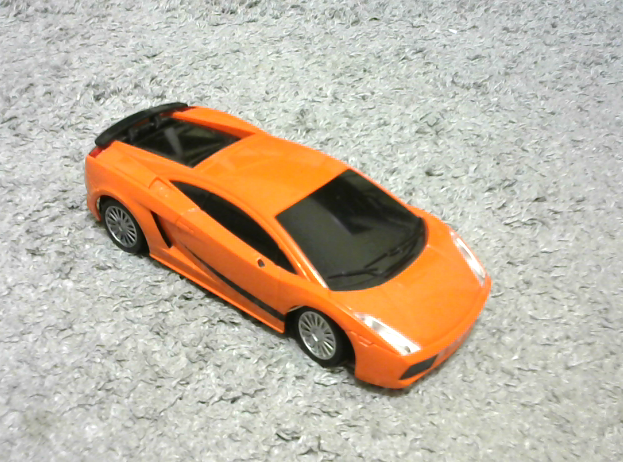
#> input picture Resources/lambo.png, 623 x 462 px, given in place of lena.png, which was not available
$ python chapter1.py
#> lines starting #> are read from the running program, lines starting #| are printed output that depends on the picture; pictures that were not available may be replaced by others from this repository, and a replacement may not be noted
import cv2
import numpy as np
# print("cv2 package imported")


img = cv2.imread("Resources/lena.png")
#> img is the input picture: shape (462, 623, 3); mean B, G, R 161.3, 179.4, 192.2

# [15 lines of commented-out code are left out]

kernel = np.ones((5,5),np.uint8)

imgGray = cv2.cvtColor(img, cv2.COLOR_BGR2GRAY)
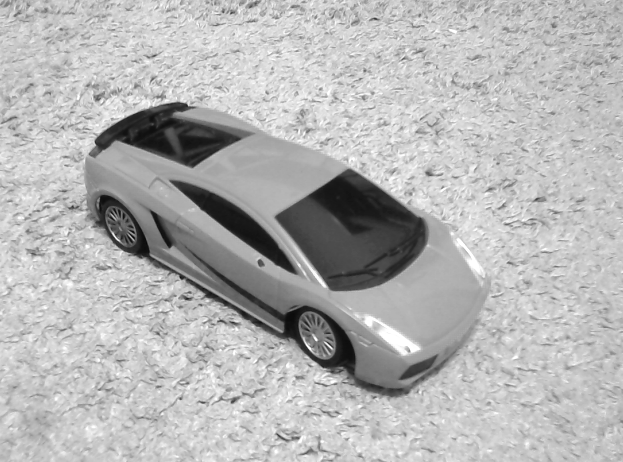
#> imgGray: shape (462, 623); min 4, max 255, mean 181.2
imgBlur = cv2.GaussianBlur(imgGray,(11,11),0)
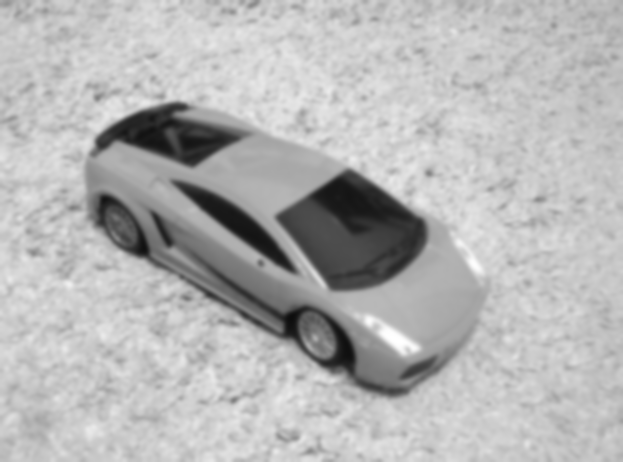
#> imgBlur: shape (462, 623); min 13, max 255, mean 181.2
# imgBlur2 = cv2.GaussianBlur(imgGray,(31,31),0)
imgCanny = cv2.Canny(img,100,100)
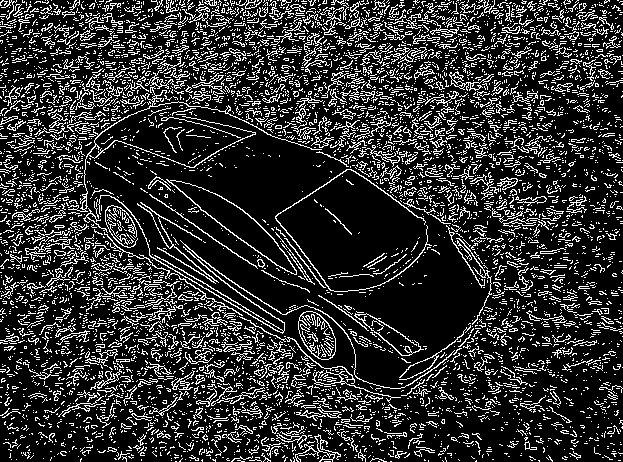
#> imgCanny: shape (462, 623); 18.9% white in thin lines or dots
#> (the run stopped early here; a loop or call above may not have finished)
